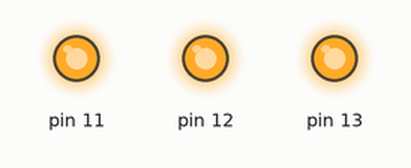
Simulated run of this sketch. Board: Arduino Uno, built with avr-gcc and run on an emulated ATmega328P. Parts: output pins drawn as LEDs (lit = HIGH).

Above: at 0.1 s.
Timing chart, 0 to 1.6 s (numbered marks = the images above):
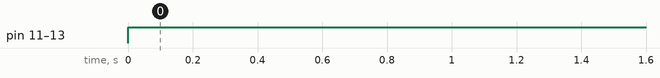

Measured:
- by itself, pin 11–13: LOW → HIGH at 0.00 s

The sketch:

C_digo_portas_l_gicas.ino
```cpp
int chave1;
int chave2;

void setup()
{
  pinMode(13, OUTPUT);
  pinMode(12, OUTPUT);
  pinMode(11, OUTPUT);

}

void loop()
{ //Porta And

   chave1=1;
   chave2=1;


   if(chave1==0 && chave2==0)
   {
     }

   if(chave1==0 && chave2==1)
   {
    digitalWrite(11, HIGH);
   }

   if(chave1==1 && chave2==0)
   {
     digitalWrite(13, HIGH);
   }

   if(chave1==1 && chave2==1)
   {
     digitalWrite(13, HIGH);
     digitalWrite(12, HIGH);
     digitalWrite(11, HIGH);
   }

  //Porta OR

  /*if(chave1==0 && chave2==0)
   {
     }

   if(chave1==0 && chave2==1)
   {
     digitalWrite(13, HIGH);
     digitalWrite(12, HIGH);
     digitalWrite(11, HIGH);
   }

   if(chave1==1 && chave2==0)
   {
     digitalWrite(13, HIGH);
     digitalWrite(12, HIGH);
     digitalWrite(11, HIGH);
   }

   if(chave1==1 && chave2==1)
   {
     digitalWrite(13, HIGH);
     digitalWrite(12, HIGH);
     digitalWrite(11, HIGH);
   }*/

  //Porta NAND

   /* if(chave1==0 && chave2==0)
   {
     digitalWrite(13, HIGH);
     digitalWrite(12, HIGH);
     digitalWrite(11, HIGH);

     }

   if(chave1==0 && chave2==1)
   {
     digitalWrite(13, HIGH);
     digitalWrite(12, HIGH);
     digitalWrite(11, HIGH);
   }

   if(chave1==1 && chave2==0)
   {
     digitalWrite(13, HIGH);
     digitalWrite(12, HIGH);
     digitalWrite(11, HIGH);
   }

   if(chave1==1 && chave2==1)
   {
   	 digitalWrite(13, HIGH);
     digitalWrite(11, HIGH);
   } */

  //Porta NOR

  /*if(chave1==0 && chave2==0)
   {
     digitalWrite(13, HIGH);
     digitalWrite(12, HIGH);
     digitalWrite(11, HIGH);

     }

   if(chave1==0 && chave2==1)
   {
     digitalWrite(11, HIGH);
   }

   if(chave1==1 && chave2==0)
   {
     digitalWrite(13, HIGH);
   }

   if(chave1==1 && chave2==1)
   {
     digitalWrite(13, HIGH);
     digitalWrite(11, HIGH);
   }*/

  //Porta XOR

   /*if(chave1==0 && chave2==0)
   {
   }

   if(chave1==0 && chave2==1)
   {
     digitalWrite(13, HIGH);
     digitalWrite(12, HIGH);
     digitalWrite(11, HIGH);
   }

   if(chave1==1 && chave2==0)
   {
     digitalWrite(13, HIGH);
     digitalWrite(12, HIGH);
     digitalWrite(11, HIGH);
   }

   if(chave1==1 && chave2==1)
   {
   }*/

  //Porta XNOR

 /* if(chave1==0 && chave2==0)
   {
    digitalWrite(13, HIGH);
    digitalWrite(12, HIGH);
    digitalWrite(11, HIGH);
   }

   if(chave1==0 && chave2==1)
   {
     digitalWrite(11, HIGH);
   }

   if(chave1==1 && chave2==0)
   {
     digitalWrite(13, HIGH);
   }

   if(chave1==1 && chave2==1)
   {
     digitalWrite(13, HIGH);
     digitalWrite(12, HIGH);
     digitalWrite(11, HIGH);
   }*/


}
```
